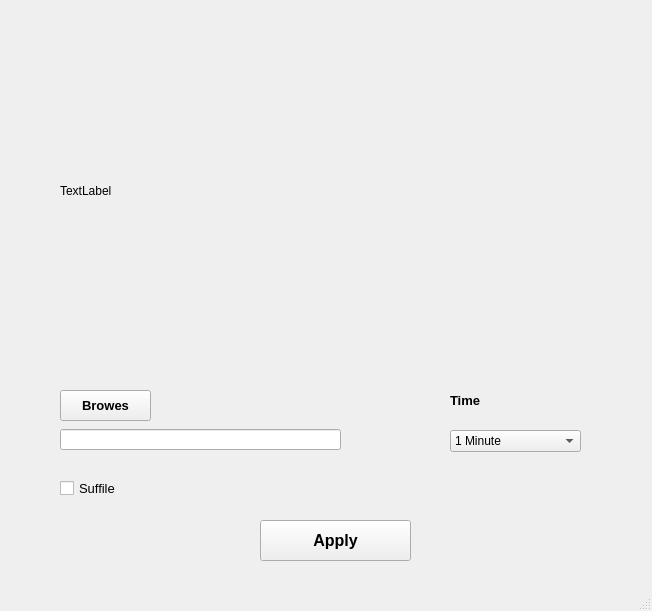
<?xml version="1.0" encoding="UTF-8"?>
<ui version="4.0">
 <class>Mainwindow</class>
 <widget class="QMainWindow" name="Mainwindow">
  <property name="enabled">
   <bool>true</bool>
  </property>
  <property name="geometry">
   <rect>
    <x>0</x>
    <y>0</y>
    <width>652</width>
    <height>611</height>
   </rect>
  </property>
  <property name="focusPolicy">
   <enum>Qt::TabFocus</enum>
  </property>
  <property name="contextMenuPolicy">
   <enum>Qt::ActionsContextMenu</enum>
  </property>
  <property name="windowTitle">
   <string>DeskTop WallPaper</string>
  </property>
  <widget class="QWidget" name="centralwidget">
   <widget class="QLabel" name="label">
    <property name="geometry">
     <rect>
      <x>60</x>
      <y>30</y>
      <width>561</width>
      <height>321</height>
     </rect>
    </property>
    <property name="text">
     <string>TextLabel</string>
    </property>
   </widget>
   <widget class="QLineEdit" name="folderpath">
    <property name="geometry">
     <rect>
      <x>60</x>
      <y>429</y>
      <width>281</width>
      <height>21</height>
     </rect>
    </property>
   </widget>
   <widget class="QPushButton" name="BrowesFolder">
    <property name="geometry">
     <rect>
      <x>60</x>
      <y>390</y>
      <width>91</width>
      <height>31</height>
     </rect>
    </property>
    <property name="font">
     <font>
      <family>Segoe UI</family>
      <pointsize>10</pointsize>
      <weight>75</weight>
      <bold>true</bold>
     </font>
    </property>
    <property name="text">
     <string>Browes</string>
    </property>
   </widget>
   <widget class="QLabel" name="Timelable">
    <property name="geometry">
     <rect>
      <x>450</x>
      <y>390</y>
      <width>71</width>
      <height>20</height>
     </rect>
    </property>
    <property name="font">
     <font>
      <family>Segoe UI</family>
      <pointsize>10</pointsize>
      <weight>75</weight>
      <bold>true</bold>
     </font>
    </property>
    <property name="text">
     <string>Time</string>
    </property>
   </widget>
   <widget class="QComboBox" name="timeComboBox">
    <property name="geometry">
     <rect>
      <x>450</x>
      <y>430</y>
      <width>131</width>
      <height>22</height>
     </rect>
    </property>
    <item>
     <property name="text">
      <string>1 Minute</string>
     </property>
    </item>
    <item>
     <property name="text">
      <string>2 Minute</string>
     </property>
    </item>
    <item>
     <property name="text">
      <string>5 Minute</string>
     </property>
    </item>
    <item>
     <property name="text">
      <string>10 Minute</string>
     </property>
    </item>
    <item>
     <property name="text">
      <string>30 Minute</string>
     </property>
    </item>
    <item>
     <property name="text">
      <string>1 Hour</string>
     </property>
    </item>
    <item>
     <property name="text">
      <string>24 Hour</string>
     </property>
    </item>
   </widget>
   <widget class="QCheckBox" name="suffilecheckBox">
    <property name="geometry">
     <rect>
      <x>60</x>
      <y>480</y>
      <width>70</width>
      <height>17</height>
     </rect>
    </property>
    <property name="font">
     <font>
      <pointsize>10</pointsize>
     </font>
    </property>
    <property name="text">
     <string>Suffile</string>
    </property>
   </widget>
   <widget class="QPushButton" name="applyButton">
    <property name="geometry">
     <rect>
      <x>260</x>
      <y>520</y>
      <width>151</width>
      <height>41</height>
     </rect>
    </property>
    <property name="font">
     <font>
      <pointsize>12</pointsize>
      <weight>75</weight>
      <bold>true</bold>
     </font>
    </property>
    <property name="text">
     <string>Apply</string>
    </property>
   </widget>
  </widget>
  <widget class="QStatusBar" name="statusbar"/>
 </widget>
 <resources/>
 <connections/>
</ui>
